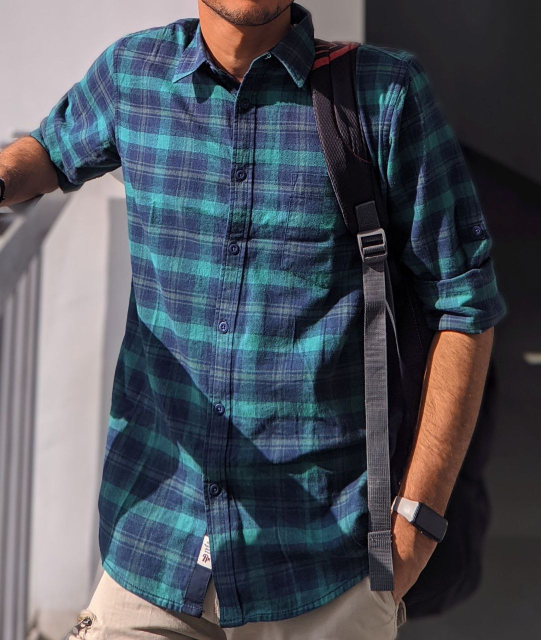
#> input picture TestImg.jpg, 1081 x 1280 px, found by its file name (shown at 1/2 size)
$ python ImgData.py
#> lines starting #> are read from the running program, lines starting #| are printed output that depends on the picture
from PIL import Image
import numpy as np

# Load the image
image = Image.open('TestImg.jpg')
#> image is the input picture: PIL image 1081x1280 RGB; mean R, G, B 79.1, 83.3, 92.1

# Resize the image to 28x28 pixels
image = image.resize((28, 28))
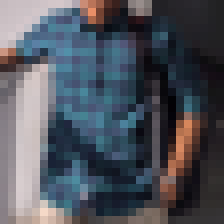
#> image: PIL image 28x28 RGB (shown 8 times larger); mean R, G, B 79.1, 83.3, 92.1

# Convert to grayscale
image = image.convert('L')
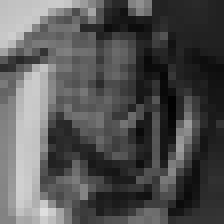
#> image: PIL image 28x28 L (shown 8 times larger); min 2, max 223, mean 83.1

# Flatten the image to a 1D array
image = np.array(image).flatten()
#> image = 784 values, max 223 at index 733, min 2 at index 357, mean 83.07

# Normalize pixel values
image = image / 255.0
#> image = 784 values, max 0.875 at index 733, min 0.00784 at index 357, mean 0.326

print(image.shape)  # Output: (784,)
#| (784,)


import matplotlib.pyplot as plt

# Reshape the flattened image back to 28x28
image = image.reshape((28, 28))
#> image: shape (28, 28) float64

# Visualize the converted image
plt.imshow(image, cmap='gray')
plt.axis('off')
plt.show()
